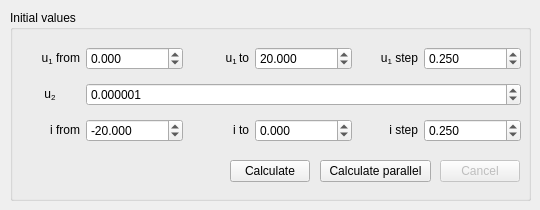
   <widget class="QWidget" name="tab_u1i">
    <attribute name="title">
     <string>u1, i</string>
    </attribute>
    <widget class="QGroupBox" name="groupBox_3">
     <property name="geometry">
      <rect>
       <x>10</x>
       <y>10</y>
       <width>521</width>
       <height>191</height>
      </rect>
     </property>
     <property name="title">
      <string>Initial values</string>
     </property>
     <widget class="QWidget" name="verticalLayoutWidget_2">
      <property name="geometry">
       <rect>
        <x>10</x>
        <y>30</y>
        <width>501</width>
        <height>111</height>
       </rect>
      </property>
      <layout class="QVBoxLayout" name="verticalLayout_3">
       <item>
        <layout class="QHBoxLayout" name="horizontalLayout_5">
         <item>
          <layout class="QHBoxLayout" name="horizontalLayout_67">
           <item>
            <widget class="QLabel" name="label_64">
             <property name="maximumSize">
              <size>
               <width>60</width>
               <height>16777215</height>
              </size>
             </property>
             <property name="text">
              <string>&lt;html&gt;&lt;head/&gt;&lt;body&gt;&lt;p align=&quot;right&quot;&gt;u&lt;span style=&quot; vertical-align:sub;&quot;&gt;1&lt;/span&gt; from&lt;/p&gt;&lt;/body&gt;&lt;/html&gt;</string>
             </property>
            </widget>
           </item>
           <item>
            <widget class="QDoubleSpinBox" name="input_u1_from_u1i">
             <property name="decimals">
              <number>3</number>
             </property>
             <property name="minimum">
              <double>-1000.000000000000000</double>
             </property>
             <property name="maximum">
              <double>1000.990000000000009</double>
             </property>
             <property name="singleStep">
              <double>1.000000000000000</double>
             </property>
             <property name="value">
              <double>0.000000000000000</double>
             </property>
            </widget>
           </item>
          </layout>
         </item>
         <item>
          <layout class="QHBoxLayout" name="horizontalLayout_68">
           <item>
            <widget class="QLabel" name="label_65">
             <property name="maximumSize">
              <size>
               <width>60</width>
               <height>16777215</height>
              </size>
             </property>
             <property name="text">
              <string>&lt;html&gt;&lt;head/&gt;&lt;body&gt;&lt;p align=&quot;right&quot;&gt;u&lt;span style=&quot; vertical-align:sub;&quot;&gt;1 &lt;/span&gt;to&lt;/p&gt;&lt;/body&gt;&lt;/html&gt;</string>
             </property>
            </widget>
           </item>
           <item>
            <widget class="QDoubleSpinBox" name="input_u1_to_u1i">
             <property name="decimals">
              <number>3</number>
             </property>
             <property name="minimum">
              <double>-1000.000000000000000</double>
             </property>
             <property name="maximum">
              <double>1000.000000000000000</double>
             </property>
             <property name="value">
              <double>20.000000000000000</double>
             </property>
            </widget>
           </item>
          </layout>
         </item>
         <item>
          <layout class="QHBoxLayout" name="horizontalLayout_70">
           <item>
            <widget class="QLabel" name="label_67">
             <property name="maximumSize">
              <size>
               <width>60</width>
               <height>16777215</height>
              </size>
             </property>
             <property name="text">
              <string>&lt;html&gt;&lt;head/&gt;&lt;body&gt;&lt;p align=&quot;right&quot;&gt;u&lt;span style=&quot; vertical-align:sub;&quot;&gt;1&lt;/span&gt; step&lt;/p&gt;&lt;/body&gt;&lt;/html&gt;</string>
             </property>
            </widget>
           </item>
           <item>
            <widget class="QDoubleSpinBox" name="input_u1_step_u1i">
             <property name="decimals">
              <number>3</number>
             </property>
             <property name="minimum">
              <double>0.001000000000000</double>
             </property>
             <property name="maximum">
              <double>100.000000000000000</double>
             </property>
             <property name="value">
              <double>0.250000000000000</double>
             </property>
            </widget>
           </item>
          </layout>
         </item>
        </layout>
       </item>
       <item>
        <layout class="QHBoxLayout" name="horizontalLayout_6">
         <item>
          <layout class="QHBoxLayout" name="horizontalLayout_71">
           <item>
            <widget class="QLabel" name="label_68">
             <property name="maximumSize">
              <size>
               <width>60</width>
               <height>16777215</height>
              </size>
             </property>
             <property name="text">
              <string>&lt;html&gt;&lt;head/&gt;&lt;body&gt;&lt;p align=&quot;center&quot;&gt;u&lt;span style=&quot; vertical-align:sub;&quot;&gt;2&lt;/span&gt;&lt;/p&gt;&lt;/body&gt;&lt;/html&gt;</string>
             </property>
            </widget>
           </item>
           <item>
            <widget class="QDoubleSpinBox" name="input_u2_u1i">
             <property name="decimals">
              <number>6</number>
             </property>
             <property name="minimum">
              <double>-1000.000000000000000</double>
             </property>
             <property name="maximum">
              <double>1000.000000000000000</double>
             </property>
             <property name="value">
              <double>0.000001000000000</double>
             </property>
            </widget>
           </item>
          </layout>
         </item>
        </layout>
       </item>
       <item>
        <layout class="QHBoxLayout" name="horizontalLayout_4">
         <item>
          <layout class="QHBoxLayout" name="horizontalLayout_61">
           <item>
            <widget class="QLabel" name="label_58">
             <property name="maximumSize">
              <size>
               <width>60</width>
               <height>16777215</height>
              </size>
             </property>
             <property name="text">
              <string>&lt;html&gt;&lt;head/&gt;&lt;body&gt;&lt;p align=&quot;right&quot;&gt;i from&lt;/p&gt;&lt;/body&gt;&lt;/html&gt;</string>
             </property>
            </widget>
           </item>
           <item>
            <widget class="QDoubleSpinBox" name="input_i_from_u1i">
             <property name="decimals">
              <number>3</number>
             </property>
             <property name="minimum">
              <double>-1000.000000000000000</double>
             </property>
             <property name="maximum">
              <double>1000.000000000000000</double>
             </property>
             <property name="value">
              <double>-20.000000000000000</double>
             </property>
            </widget>
           </item>
          </layout>
         </item>
         <item>
          <layout class="QHBoxLayout" name="horizontalLayout_62">
           <item>
            <widget class="QLabel" name="label_59">
             <property name="maximumSize">
              <size>
               <width>60</width>
               <height>16777215</height>
              </size>
             </property>
             <property name="text">
              <string>&lt;html&gt;&lt;head/&gt;&lt;body&gt;&lt;p align=&quot;right&quot;&gt;i to&lt;/p&gt;&lt;/body&gt;&lt;/html&gt;</string>
             </property>
            </widget>
           </item>
           <item>
            <widget class="QDoubleSpinBox" name="input_i_to_u1i">
             <property name="decimals">
              <number>3</number>
             </property>
             <property name="minimum">
              <double>-1000.000000000000000</double>
             </property>
             <property name="maximum">
              <double>1000.000000000000000</double>
             </property>
             <property name="value">
              <double>0.000000000000000</double>
             </property>
            </widget>
           </item>
          </layout>
         </item>
         <item>
          <layout class="QHBoxLayout" name="horizontalLayout_63">
           <item>
            <widget class="QLabel" name="label_60">
             <property name="maximumSize">
              <size>
               <width>60</width>
               <height>16777215</height>
              </size>
             </property>
             <property name="text">
              <string>&lt;html&gt;&lt;head/&gt;&lt;body&gt;&lt;p align=&quot;right&quot;&gt;i step&lt;/p&gt;&lt;/body&gt;&lt;/html&gt;</string>
             </property>
            </widget>
           </item>
           <item>
            <widget class="QDoubleSpinBox" name="input_i_step_u1i">
             <property name="decimals">
              <number>3</number>
             </property>
             <property name="minimum">
              <double>0.001000000000000</double>
             </property>
             <property name="maximum">
              <double>100.000000000000000</double>
             </property>
             <property name="value">
              <double>0.250000000000000</double>
             </property>
            </widget>
           </item>
          </layout>
         </item>
        </layout>
       </item>
      </layout>
     </widget>
     <widget class="QPushButton" name="button_calculate_parallel_u1i">
      <property name="geometry">
       <rect>
        <x>310</x>
        <y>150</y>
        <width>111</width>
        <height>22</height>
       </rect>
      </property>
      <property name="text">
       <string>Calculate parallel</string>
      </property>
     </widget>
     <widget class="QPushButton" name="button_cancel_u1i">
      <property name="enabled">
       <bool>false</bool>
      </property>
      <property name="geometry">
       <rect>
        <x>430</x>
        <y>150</y>
        <width>80</width>
        <height>22</height>
       </rect>
      </property>
      <property name="text">
       <string>Cancel</string>
      </property>
     </widget>
     <widget class="QPushButton" name="button_calculate_u1i">
      <property name="geometry">
       <rect>
        <x>220</x>
        <y>150</y>
        <width>80</width>
        <height>22</height>
       </rect>
      </property>
      <property name="text">
       <string>Calculate</string>
      </property>
     </widget>
    </widget>
   </widget>
